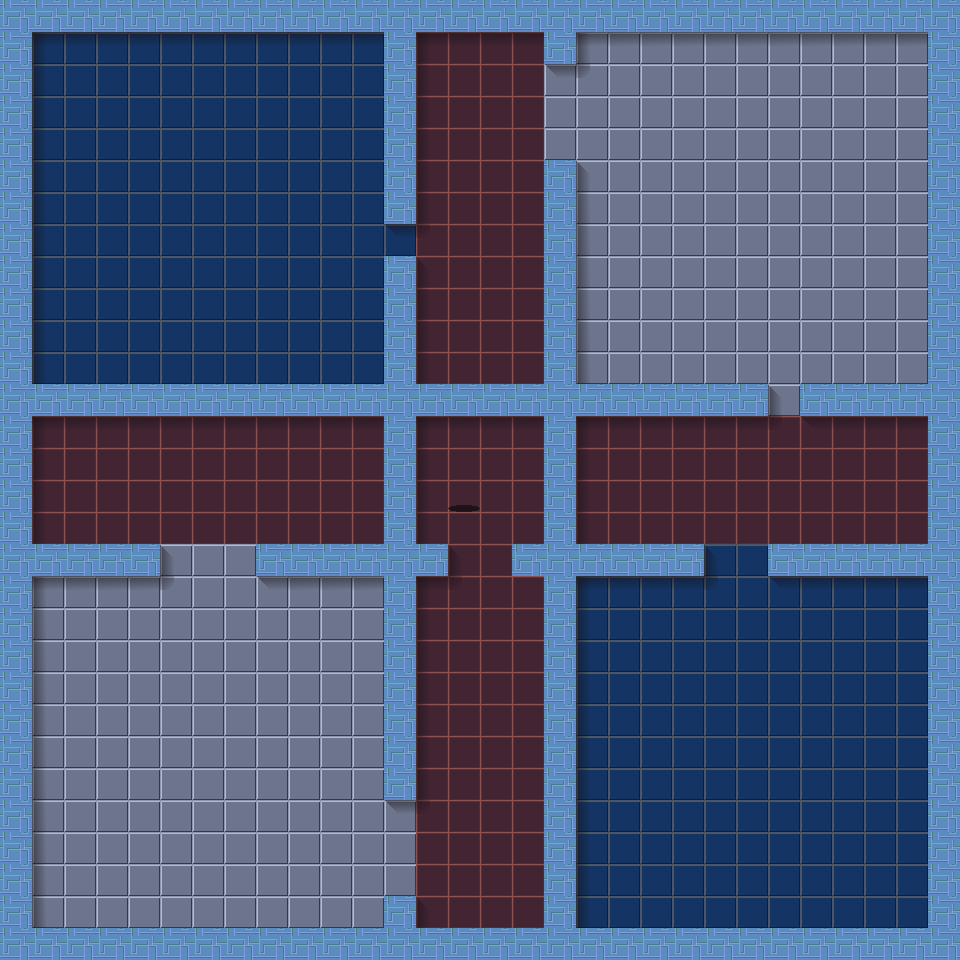

Rendered tile map (Tiled .tmx) drawn with the repository's tilesets; below, a short description and the map source with its tile grids summarised:
An orthogonal 30x30 tile map with 32x32 px tiles, 3 tile layers (Ground, Shadows, Solid) and 312 objects.

<map version="1.5" tiledversion="1.6.0" orientation="orthogonal" renderorder="right-down" width="30" height="30" tilewidth="32" tileheight="32" infinite="0" nextlayerid="5" nextobjectid="445">
 <editorsettings>
  <export target="level6.lua" format="lua" />
 </editorsettings>
 <tileset firstgid="1" name="tileset" tilewidth="32" tileheight="32" spacing="2" margin="1" tilecount="56" columns="7">
  <image source="../sprites/tileset.png" width="255" height="289" />
  <tile id="7" type="greyDoor" />
  <tile id="10" type="speeder" />
  <tile id="14" type="redDoor" />
  <tile id="21" type="blueDoor" />
  <tile id="28" type="coin" />
  <tile id="31" type="life" />
  <tile id="32" type="greyButton" />
  <tile id="34" type="spike" />
  <tile id="35" type="redDemony" />
  <tile id="36" type="player" />
  <tile id="39" type="redButton" />
  <tile id="42" type="blueDemony" />
  <tile id="46" type="greenButton" />
  <tile id="48" type="endLevel" />
  <tile id="53" type="blueButton" />
 </tileset>
 <layer id="1" name="Ground" width="30" height="30">
  <data>[900 cells, 900 non-empty, 3 distinct tile ids]</data>
 </layer>
 <layer id="2" name="Shadows" width="30" height="30">
  <data>[900 cells, 146 non-empty, 7 distinct tile ids]</data>
 </layer>
 <layer id="3" name="Solid" width="30" height="30">
  <data>[900 cells, 209 non-empty, 1 distinct tile ids]</data>
 </layer>
 <objectgroup id="4" name="Objects" visible="0">
  <object id="1" gid="37" x="480" y="190" width="32" height="32" />
  <object id="2" gid="36" x="448" y="96" width="32" height="32" />
  <object id="3" gid="43" x="512" y="96" width="32" height="32" />
  <object id="4" gid="49" x="448" y="480" width="32" height="32" />
  <object id="38" gid="33" x="736" y="256" width="32" height="32" />
  <object id="39" gid="8" x="384" y="256" width="32" height="32" />
  <object id="41" gid="22" x="768" y="416" width="32" height="32" />
  <object id="42" gid="54" x="192" y="192" width="32" height="32" />
  <object id="43" gid="15" x="192" y="416" width="32" height="32" />
  <object id="45" gid="35" x="576" y="64" width="32" height="32" />
  <object id="46" gid="35" x="608" y="64" width="32" height="32" />
  <object id="47" gid="35" x="640" y="64" width="32" height="32" />
  <object id="48" gid="35" x="672" y="64" width="32" height="32" />
  <object id="49" gid="35" x="736" y="64" width="32" height="32" />
  <object id="50" gid="35" x="800" y="64" width="32" height="32" />
  <object id="51" gid="35" x="704" y="64" width="32" height="32" />
  <object id="52" gid="35" x="768" y="64" width="32" height="32" />
  <object id="56" gid="35" x="544" y="160" width="32" height="32" />
  <object id="57" gid="35" x="576" y="160" width="32" height="32" />
  <object id="58" gid="35" x="608" y="160" width="32" height="32" />
  <object id="59" gid="35" x="640" y="160" width="32" height="32" />
  <object id="60" gid="35" x="672" y="160" width="32" height="32" />
  <object id="61" gid="35" x="704" y="160" width="32" height="32" />
  <object id="62" gid="35" x="832" y="64" width="32" height="32" />
  <object id="63" gid="35" x="896" y="64" width="32" height="32" />
  <object id="64" gid="35" x="864" y="64" width="32" height="32" />
  <object id="65" gid="35" x="896" y="96" width="32" height="32" />
  <object id="66" gid="35" x="896" y="128" width="32" height="32" />
  <object id="67" gid="35" x="896" y="160" width="32" height="32" />
  <object id="70" gid="35" x="896" y="192" width="32" height="32" />
  <object id="71" gid="35" x="896" y="224" width="32" height="32" />
  <object id="72" gid="35" x="896" y="256" width="32" height="32" />
  <object id="73" gid="35" x="896" y="288" width="32" height="32" />
  <object id="74" gid="35" x="896" y="352" width="32" height="32" />
  <object id="75" gid="35" x="896" y="384" width="32" height="32" />
  <object id="76" gid="35" x="896" y="320" width="32" height="32" />
  <object id="77" gid="35" x="864" y="384" width="32" height="32" />
  <object id="78" gid="35" x="832" y="384" width="32" height="32" />
  <object id="79" gid="35" x="800" y="384" width="32" height="32" />
  <object id="82" gid="35" x="704" y="384" width="32" height="32" />
  <object id="83" gid="35" x="672" y="384" width="32" height="32" />
  <object id="84" gid="35" x="640" y="384" width="32" height="32" />
  <object id="85" gid="35" x="576" y="384" width="32" height="32" />
  <object id="86" gid="35" x="576" y="352" width="32" height="32" />
  <object id="87" gid="35" x="576" y="320" width="32" height="32" />
  <object id="88" gid="35" x="576" y="288" width="32" height="32" />
  <object id="89" gid="35" x="576" y="256" width="32" height="32" />
  <object id="90" gid="35" x="576" y="224" width="32" height="32" />
  <object id="91" gid="35" x="576" y="192" width="32" height="32" />
  <object id="92" gid="35" x="736" y="160" width="32" height="32" />
  <object id="93" gid="35" x="768" y="160" width="32" height="32" />
  <object id="94" gid="35" x="800" y="160" width="32" height="32" />
  <object id="95" gid="35" x="608" y="384" width="32" height="32" />
  <object id="107" gid="35" x="768" y="320" width="32" height="32" />
  <object id="111" gid="35" x="704" y="320" width="32" height="32" />
  <object id="120" gid="35" x="672" y="256" width="32" height="32" />
  <object id="121" gid="35" x="704" y="256" width="32" height="32" />
  <object id="122" gid="35" x="640" y="192" width="32" height="32" />
  <object id="123" gid="35" x="672" y="192" width="32" height="32" />
  <object id="124" gid="35" x="704" y="192" width="32" height="32" />
  <object id="125" gid="35" x="736" y="192" width="32" height="32" />
  <object id="126" gid="35" x="768" y="192" width="32" height="32" />
  <object id="127" gid="35" x="800" y="192" width="32" height="32" />
  <object id="128" gid="35" x="800" y="224" width="32" height="32" />
  <object id="129" gid="35" x="800" y="256" width="32" height="32" />
  <object id="130" gid="35" x="800" y="288" width="32" height="32" />
  <object id="131" gid="35" x="704" y="288" width="32" height="32" />
  <object id="132" gid="35" x="672" y="288" width="32" height="32" />
  <object id="133" gid="35" x="736" y="320" width="32" height="32" />
  <object id="135" gid="35" x="608" y="192" width="32" height="32" />
  <object id="136" gid="35" x="64" y="96" width="32" height="32" />
  <object id="137" gid="35" x="128" y="96" width="32" height="32" />
  <object id="139" gid="35" x="256" y="96" width="32" height="32" />
  <object id="140" gid="35" x="320" y="96" width="32" height="32" />
  <object id="141" gid="35" x="320" y="160" width="32" height="32" />
  <object id="142" gid="35" x="256" y="160" width="32" height="32" />
  <object id="146" gid="35" x="128" y="160" width="32" height="32" />
  <object id="147" gid="35" x="64" y="160" width="32" height="32" />
  <object id="148" gid="35" x="64" y="224" width="32" height="32" />
  <object id="149" gid="35" x="128" y="224" width="32" height="32" />
  <object id="150" gid="35" x="256" y="224" width="32" height="32" />
  <object id="151" gid="35" x="320" y="224" width="32" height="32" />
  <object id="152" gid="35" x="320" y="288" width="32" height="32" />
  <object id="153" gid="35" x="256" y="288" width="32" height="32" />
  <object id="154" gid="35" x="192" y="288" width="32" height="32" />
  <object id="155" gid="35" x="128" y="288" width="32" height="32" />
  <object id="156" gid="35" x="64" y="288" width="32" height="32" />
  <object id="157" gid="35" x="64" y="352" width="32" height="32" />
  <object id="158" gid="35" x="128" y="352" width="32" height="32" />
  <object id="159" gid="35" x="192" y="352" width="32" height="32" />
  </objectgroup>
</map>
<!-- 222 of 312 objects omitted -->
